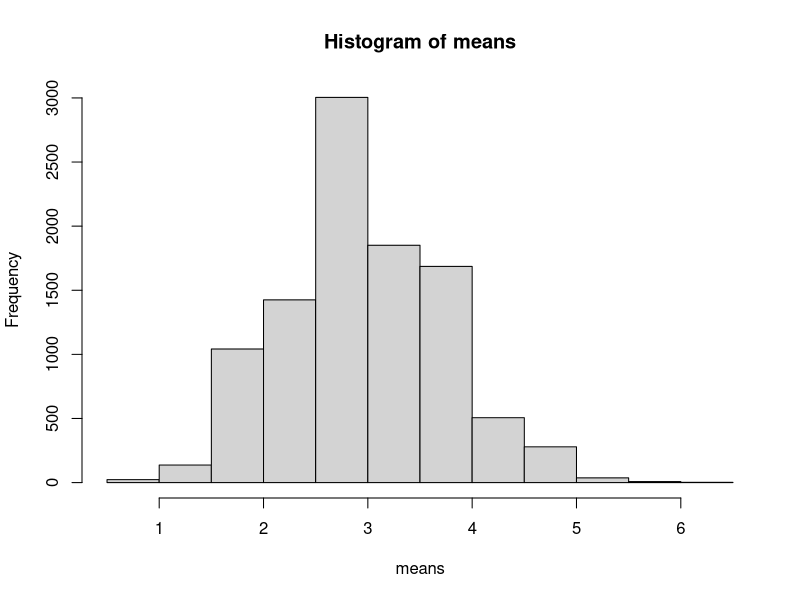
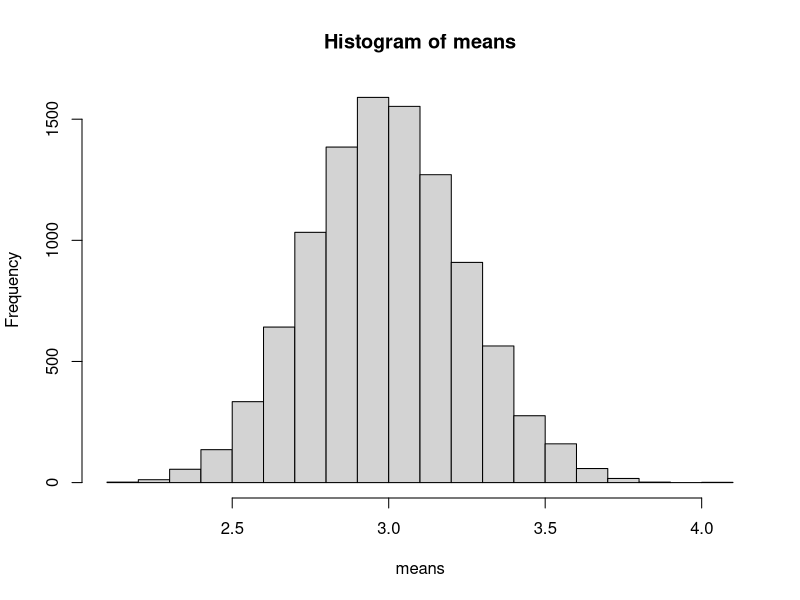
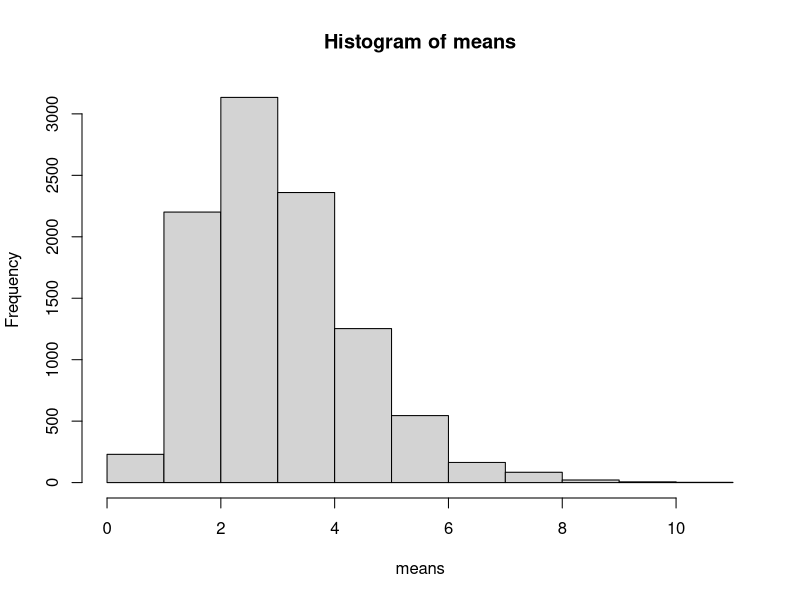
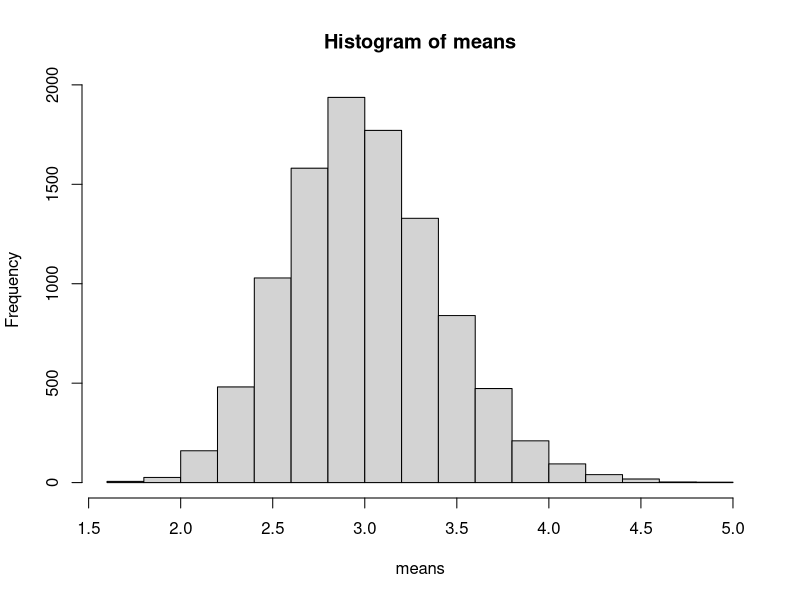
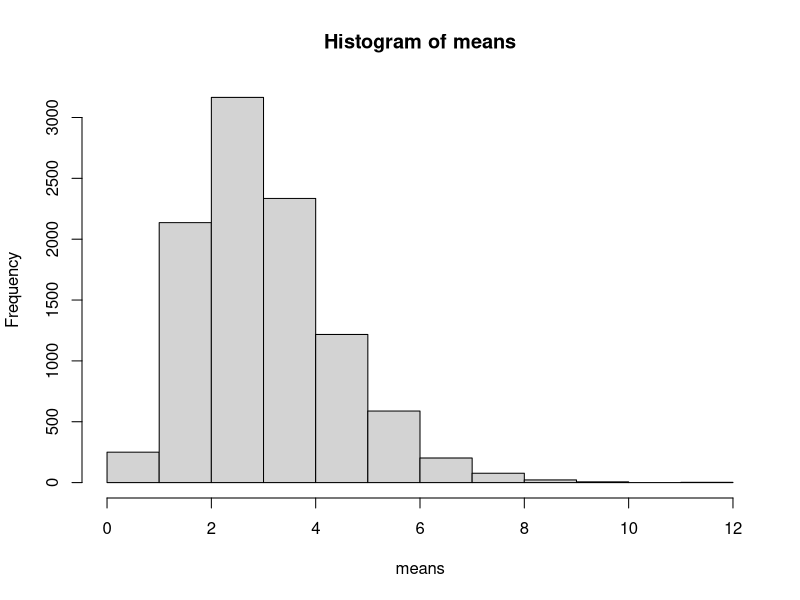
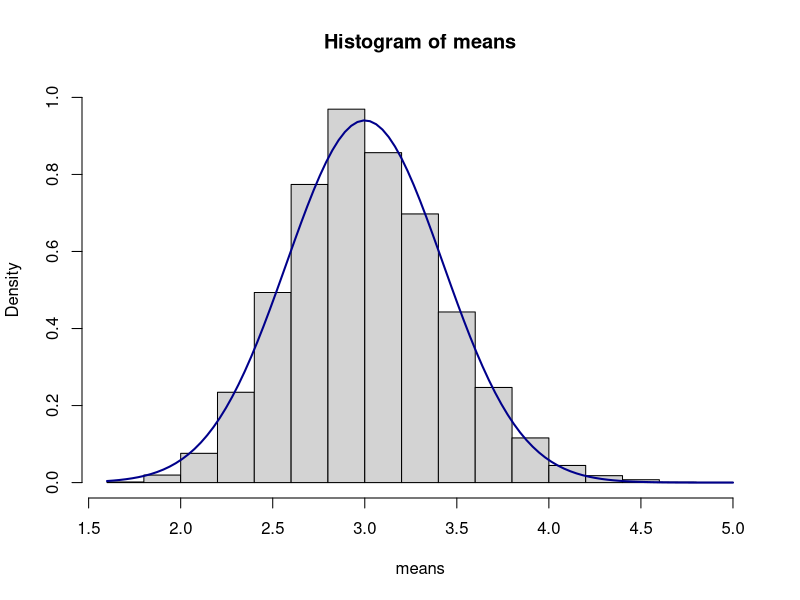
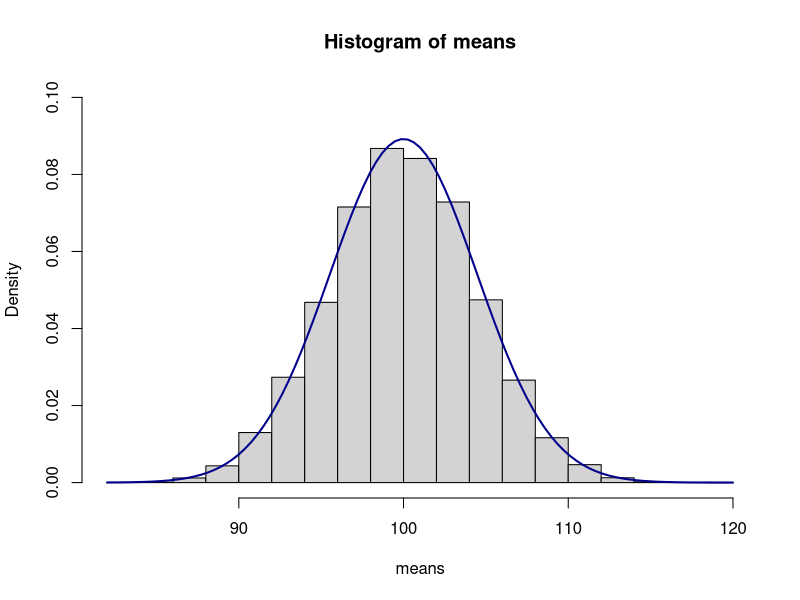
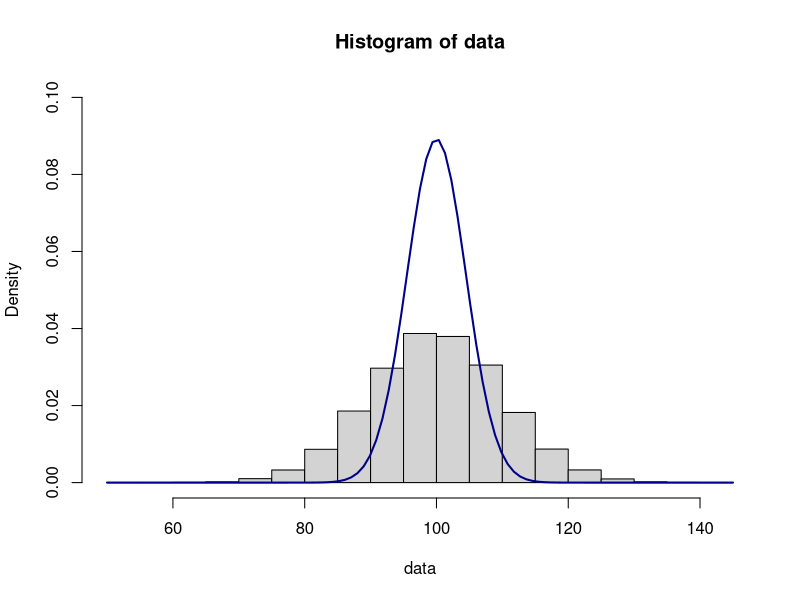

Recreate these plots in R, in order.
## ---- chunk 1
knitr::opts_chunk$set(echo = TRUE)
## ---- chunk 2
# Poisson n = 5
data <- replicate(10000,rpois(5,3))
means <- colMeans(data)
hist(means)
mean(means)
sd(means)
length(which(means > 3.6))

# Poisson n = 50
data <- replicate(10000,rpois(50,3))
means <- colMeans(data)
hist(means)
mean(means)
sd(means)
length(which(means > 3.6))

# exponential n = 5
data <- replicate(10000,rexp(5,.333))
means <- colMeans(data)
hist(means)
mean(means)
sd(means)
length(which(means > 3.6))

# exponential n = 50
data <- replicate(10000,rexp(50,.333))
means <- colMeans(data)
hist(means)
mean(means)
sd(means)
length(which(means > 3.6))
## ---- chunk 3
# sample mean - exponential n = 5
data <- replicate(10000,rexp(5,.333))
means <- colMeans(data)
hist(means)
mean(means)
sd(means)
quantile(means,c(0.025,0.975))

# sample mean - exponential n = 50
data <- replicate(10000,rexp(50,.333))
means <- colMeans(data)
hist(means, freq = FALSE, ylim=c(0,1.0))
curve(dnorm(x,mean=3, sd = 3/sqrt(50)), col="darkblue", lwd=2, add=TRUE, yaxt="n")
mean(means)
sd(means)
quantile(means,c(0.025,0.975))

# sample mean - normal n = 5 mean = 100 sd = 10
data <- replicate(10000,rnorm(5, 100, 10))
means <- colMeans(data)
hist(means, freq = FALSE, ylim=c(0,.1))
curve(dnorm(x,mean=100, sd = 10/sqrt(5)), col="darkblue", lwd=2, add=TRUE, yaxt="n")
mean(means)
sd(means)
quantile(means,c(0.025,0.975))
count <- length(which(means > 100+1.96*10/sqrt(5)))
prob <- count/10000
prob

# sample mean curve on original data
hist(data, freq = FALSE, ylim=c(0,.1))
quantile(data,c(0.025,0.975))
curve(dnorm(x,mean=100, sd = 10/sqrt(5)), col="darkblue", lwd=2, add=TRUE, yaxt="n")


# sample variance - normal n = 5 mean = 100 sd = 10
data <- replicate(10000,rnorm(5,100,10))
vars <- apply(data,2,var)
chi <- vars*(5-1)/100
hist(chi, freq = FALSE, ylim=c(0,.20))
curve(dchisq(x,4),0,25,add=T, col = "red")
mean(chi)
sd(chi)
quantile(chi,c(0.025,0.975))

# sample variance - exponential with mean 3
data <- replicate(10000,rexp(5,1/3))
vars <- apply(data,2,var)
chi <- vars*(5-1)/9
hist(chi, freq = FALSE, ylim=c(0,.20))
curve(dchisq(x,4),0,25,add=T, col = "red")
mean(chi)
sd(chi)
quantile(chi,c(0.025,0.975))

# sample variance - poisson mean 3
data <- replicate(10000,rpois(5,3))
vars <- apply(data,2,var)
chi <- vars*(5-1)/3
hist(chi, freq = FALSE, ylim=c(0,.20))
curve(dchisq(x,4),0,25,add=T, col = "red")
mean(chi)
sd(chi)
quantile(chi,c(0.025,0.975))
## ---- chunk 4
# sample mean - exponential n = 50
data <- replicate(10000,rexp(50,.333))
means <- colMeans(data)
hist(means, freq = FALSE, ylim=c(0,1.0))
curve(dnorm(x,mean=3, sd = 3/sqrt(50)), col="darkblue", lwd=2, add=TRUE, yaxt="n")
mean(means)
sd(means)
quantile(means,c(0.025,0.975))

# sample mean curve on original exponential data
hist(data, freq = FALSE, ylim=c(0,1.0))
quantile(data,c(0.025,0.975))
curve(dnorm(x,mean=3, sd = 3/sqrt(50)), col="darkblue", lwd=2, add=TRUE, yaxt="n")

# sample mean - Poisson n = 50
data <- replicate(10000,rpois(50,3))
means <- colMeans(data)
hist(means, freq = FALSE, ylim=c(0,2.0))
curve(dnorm(x,mean=3, sd = sqrt(3)/sqrt(50)), col="darkblue", lwd=2, add=TRUE, yaxt="n")
mean(means)
sd(means)
length(which(means > 3.6))

# sample mean curve on original poisson data
hist(data, freq = FALSE, ylim=c(0,2.0))
quantile(data,c(0.025,0.975))
curve(dnorm(x,mean=3, sd = sqrt(3)/sqrt(50)), col="darkblue", lwd=2, add=TRUE, yaxt="n")

# sample variance - exponential n = 50
data <- replicate(10000,rexp(50,1/3))
vars <- apply(data,2,var)
hist(vars)
mean(vars)
sd(vars)
quantile(vars,c(0.025,0.975))

# biased sample variance - exponential n = 50
data <- replicate(10000,rexp(50,1/3))
vars <- apply(data,2,var)
bvars <- vars*49/50
hist(bvars)
mean(bvars)
sd(vars)
quantile(bvars,c(0.025,0.975))


# sample variance - normal n = 50 mean = 100 sd = 10
data <- replicate(10000,rnorm(50,100,10))
vars <- apply(data,2,var)
hist(vars)
mean(vars)
sd(vars)
quantile(vars,c(0.025,0.975))

# biased sample variance - normal n = 50 mean = 100 sd = 10
data <- replicate(10000,rnorm(50,100,10))
vars <- apply(data,2,var)
bvars <- vars*49/50
hist(bvars)
mean(bvars)
sd(bvars)
quantile(bvars,c(0.025,0.975))
## ---- chunk 5
# binomial n = 985 and p = 0.6
data <- replicate(10000,rbinom(985,1,.6))
means <- colMeans(data)
hist(means, freq = FALSE, ylim=c(0,30.0))
curve(dnorm(x,mean=.6, sd = sqrt(.24)/sqrt(985)), col="darkblue", lwd=2, add=TRUE, yaxt="n")
mean(means)
sd(means)
quantile(means,c(0.025,0.975))

# binomial n = 985 and p = 0.5
data <- replicate(10000,rbinom(985,1,.5))
means <- colMeans(data)
hist(means, freq = FALSE, ylim=c(0,30.0))
curve(dnorm(x,mean=.5, sd = sqrt(.25)/sqrt(985)), col="darkblue", lwd=2, add=TRUE, yaxt="n")
mean(means)
sd(means)
quantile(means,c(0.025,0.975))

# binomial n = 985 and p = 0.1
data <- replicate(10000,rbinom(985,1,.1))
means <- colMeans(data)
hist(means, freq = FALSE, ylim=c(0,50.0))
curve(dnorm(x,mean=.1, sd = sqrt(.09)/sqrt(985)), col="darkblue", lwd=2, add=TRUE, yaxt="n")
mean(means)
sd(means)
quantile(means,c(0.025,0.975))
## ---- chunk 6
##  Begin Z-interval for mean

# sample - poisson n = 50 mean = 3
n <- 50 # sample size
b <- 10000 # number of simulations
data <- matrix(replicate(b,rpois(50,3)), ncol = n)
# data is now a matrix with 50 columns and 10,000 rows


## here we are going to write our own z interval function for the mean
zint <- function(x,alpha=.05) {
   n<-length(x)
   z <- qnorm(1-(alpha/2))
   xbar <- mean(x)
   s <- sd(x)
   xbar + c(-1,1)*z*s/sqrt(n)
  # this will return a z interval with chosen alpha
}

ints <- apply(data, 1, zint)
# this is a strange shaped matrix so i take the transpose of it
ints <- t(ints)
head(ints) # each row contains the lower and upper bound on your intervals
 
# counting CIs that contain 3
correct <- ints[,1] < 3 & ints[,2] > 3  
summary(correct)

# interesting visualization for 100 of your confidence intervals
s <- sample(1:10000, 100) # randomly selects 100 numbers from 1 to 10000
conf.int <- ints[s, ] # simple random sample; takes subset of ints
test <- conf.int[,1] < 3 & conf.int[,2] > 3
plot(range(conf.int), c(0, 1 + 100), type = "n", 
     xlab = "mean tail length", ylab = "sample run")
for (i in 1:100) {
  lines(conf.int[i,], rep(i, 2), lwd = 2, 
                       col = ifelse(test[i], "black", "red"))
}
abline(v = 3, lwd = 2, lty = 2) # population mean

t(apply(head(data),1,zint, alpha = .05))

##  End Z-interval

## Begin Z-interval for p

# sample - binomial n = 500 and p = 0.5
n <- 500 # sample size
b <- 10000 # number of simulations
data <- matrix(replicate(b,rbinom(500,1,.5)), ncol = n)
# data is now a matrix with 500 columns and 10,000 rows

## here we are going to write our own z interval function for the proportion
zintp <- function(x,alpha=.05) {
   n<-length(x)
   z <- qnorm(1-(alpha/2))
   phat <- mean(x)
   phat + c(-1,1)*z*sqrt(phat*(1-phat)/n)
  # this will return a z interval with chosen alpha
}

ints <- apply(data, 1, zintp)
# this is a strange shaped matrix so i take the transpose of it
ints <- t(ints)
head(ints) # each row contains the lower and upper bound on your intervals
 
# counting CIs that contain .5
correct <- ints[,1] < .5 & ints[,2] > .5  
summary(correct)

# interesting visualization for 100 of your confidence intervals
s <- sample(1:10000, 100) # randomly selects 100 numbers from 1 to 10000
conf.int <- ints[s, ] # simple random sample; takes subset of ints
test <- conf.int[,1] < .5 & conf.int[,2] > .5
plot(range(conf.int), c(0, 1 + 100), type = "n", 
     xlab = "mean tail length", ylab = "sample run")
for (i in 1:100) {
  lines(conf.int[i,], rep(i, 2), lwd = 2, 
                       col = ifelse(test[i], "black", "red"))
}
abline(v = .5, lwd = 2, lty = 2) # population proportion

t(apply(head(data),1,zint, alpha = .05))

## End Z-interval for p
## ---- chunk 7
##  Begin Z-interval for mean

# sample - normal dist. mean = 100, sd = 10, n=5
n <- 5 # sample size
b <- 10000 # number of simulations
data <- matrix(replicate(b,rnorm(n,100,10)), ncol = n)
# data is now a matrix with 5 columns and 10,000 rows

## here we are going to write our own z interval function for the mean
zint <- function(x,alpha=.05) {
   n<-length(x)
   z <- qnorm(1-(alpha/2))
   xbar <- mean(x)
   s <- sd(x)
   xbar + c(-1,1)*z*s/sqrt(n)
  # this will return a z interval with chosen alpha
}

ints <- apply(data, 1, zint)
# this is a strange shaped matrix so i take the transpose of it
ints <- t(ints)
head(ints) # each row contains the lower and upper bound on your intervals
 
# counting CIs that contain 100
correct <- ints[,1] < 100 & ints[,2] > 100  
summary(correct)

# interesting visualization for 100 of your confidence intervals
s <- sample(1:10000, 100) # randomly selects 100 numbers from 1 to 10000
conf.int <- ints[s, ] # simple random sample; takes subset of ints
test <- conf.int[,1] < 100 & conf.int[,2] > 100
plot(range(conf.int), c(0, 1 + 100), type = "n", 
     xlab = "mean tail length", ylab = "sample run")
for (i in 1:100) {
  lines(conf.int[i,], rep(i, 2), lwd = 2, 
                       col = ifelse(test[i], "black", "red"))
}
abline(v = 3, lwd = 2, lty = 2) # population mean
##  End Z-interval


##  Begin T-interval for mean
# sample - normal dist. mean = 100, sd = 10, n=5
n <- 5 # sample size
b <- 10000 # number of simulations
data <- matrix(replicate(b,rnorm(n,100,10)), ncol = n)
# data is now a matrix with 5 columns and 10,000 rows

## here we are going to write our own function
tint <- function(x) {
  t.test(x, conf.level = 0.95)$conf.int 
  # this will return a confidence interval with alpha = .05
}

ints <- apply(data, 1, tint)
# this is a strange shaped matrix so i take the transpose of it
ints <- t(ints)
head(ints) # each row contains the lower and upper bound on your intervals
 
# counting CIs that contain 100
correct <- ints[,1] < 100 & ints[,2] > 100  
summary(correct)

# interesting visualization for 100 of your confidence intervals
s <- sample(1:10000, 100) # randomly selects 100 numbers from 1 to 10000
conf.int <- ints[s, ] # simple random sample; takes subset of ints
test <- conf.int[,1] < 100 & conf.int[,2] > 100
plot(range(conf.int), c(0, 1 + 100), type = "n", 
     xlab = "mean tail length", ylab = "sample run")
for (i in 1:100) {
  lines(conf.int[i,], rep(i, 2), lwd = 2, 
                       col = ifelse(test[i], "black", "red"))
}
abline(v = 3, lwd = 2, lty = 2) # population mean

##  End T-interval
## ---- chunk 8
##  Begin Normal Distribution

# sample variance - normal n = 30 mean = 100 sd = 10
n <- 30 # sample size
b <- 10000 # number of simulations
data <- matrix(replicate(b,rnorm(30,100,10)), ncol = n)
# data is now a matrix with 30 columns and 10,000 rows
vars <- apply(data,1,var) # changing it to rows instead of cols
hist(vars, col = "green") # add some color to plots ;)
mean(vars)
sd(vars)
quantile(vars,c(0.025,0.975))

## here we are going to write our own chisq interval function
chisqint <- function(x,alpha=.05) {
   n<-length(x)
   chiU <- qchisq(1-(alpha/2),n-1)
   chiL <- qchisq(alpha/2,n-1)
   s <- sd(x)
   (n-1)*s^2/c(chiU,chiL) 
  # this will return a chi square interval with chosen alpha
}

t(apply(head(data),1,chisqint, alpha = .05))

ints <- apply(data, 1, chisqint)
# this is a strange shaped matrix so i take the transpose of it
ints <- t(ints)
head(ints) # each row contains the lower and upper bound on your intervals
 
# interesting visualization for 100 of your confidence intervals
s <- sample(1:10000, 100) # randomly selects 100 numbers from 1 to 10000
conf.int <- ints[s, ] # simple random sample; takes subset of ints
test <- conf.int[,1] < 100 & conf.int[,2] > 100
plot(range(conf.int), c(0, 1 + 100), type = "n", 
     xlab = "mean tail length", ylab = "sample run")
for (i in 1:100) {
  lines(conf.int[i,], rep(i, 2), lwd = 2, 
                       col = ifelse(test[i], "black", "red"))
}
abline(v = 100, lwd = 2, lty = 2) # population mean

# counting CIs that contain 100
correct <- ints[,1] < 100 & ints[,2] > 100  
summary(correct)
##  End Normal distribution


##  Begin Gamma Distribution

# sample variance - gamma alpha = 4 and beta = 5
n <- 30 # sample size
b <- 10000 # number of simulations
data <- matrix(replicate(b,rgamma(30,4, .2)), ncol = n)
# data is now a matrix with 30 columns and 10,000 rows
vars <- apply(data,1,var) # changing it to rows instead of cols
hist(vars, col = "green") # add some color to plots ;)
mean(vars)
sd(vars)
quantile(vars,c(0.025,0.975))

## here we are going to write our own chisq interval function
chisqint <- function(x,alpha=.05) {
   n<-length(x)
   chiU <- qchisq(1-(alpha/2),n-1)
   chiL <- qchisq(alpha/2,n-1)
   s <- sd(x)
   (n-1)*s^2/c(chiU,chiL) 
  # this will return a chi square interval with chosen alpha
}

t(apply(head(data),1,chisqint, alpha = .05))

ints <- apply(data, 1, chisqint)
# this is a strange shaped matrix so i take the transpose of it
ints <- t(ints)
head(ints) # each row contains the lower and upper bound on your intervals
 
# interesting visualization for 100 of your confidence intervals
s <- sample(1:10000, 100) # randomly selects 100 numbers from 1 to 10000
conf.int <- ints[s, ] # simple random sample; takes subset of ints
test <- conf.int[,1] < 100 & conf.int[,2] > 100
plot(range(conf.int), c(0, 1 + 100), type = "n", 
     xlab = "mean tail length", ylab = "sample run")
for (i in 1:100) {
  lines(conf.int[i,], rep(i, 2), lwd = 2, 
                       col = ifelse(test[i], "black", "red"))
}
abline(v = 100, lwd = 2, lty = 2) # population mean

# counting CIs that contain 100
correct <- ints[,1] < 100 & ints[,2] > 100  
summary(correct)
 
##  End Gamma distribution

##  Begin Poisson Distribution

# sample variance - poisson lambda = 100
n <- 30 # sample size
b <- 10000 # number of simulations
data <- matrix(replicate(b,rpois(30,100)), ncol = n)
# data is now a matrix with 30 columns and 10,000 rows
vars <- apply(data,1,var) # changing it to rows instead of cols
hist(vars, col = "green") # add some color to plots ;)
mean(vars)
sd(vars)
quantile(vars,c(0.025,0.975))

## here we are going to write our own chisq interval function
chisqint <- function(x,alpha=.05) {
   n<-length(x)
   chiU <- qchisq(1-(alpha/2),n-1)
   chiL <- qchisq(alpha/2,n-1)
   s <- sd(x)
   (n-1)*s^2/c(chiU,chiL) 
  # this will return a chi square interval with chosen alpha
}

t(apply(head(data),1,chisqint, alpha = .05))

ints <- apply(data, 1, chisqint)
# this is a strange shaped matrix so i take the transpose of it
ints <- t(ints)
head(ints) # each row contains the lower and upper bound on your intervals
 
# interesting visualization for 100 of your confidence intervals
s <- sample(1:10000, 100) # randomly selects 100 numbers from 1 to 10000
conf.int <- ints[s, ] # simple random sample; takes subset of ints
test <- conf.int[,1] < 100 & conf.int[,2] > 100
plot(range(conf.int), c(0, 1 + 100), type = "n", 
     xlab = "mean tail length", ylab = "sample run")
for (i in 1:100) {
  lines(conf.int[i,], rep(i, 2), lwd = 2, 
                       col = ifelse(test[i], "black", "red"))
}
abline(v = 100, lwd = 2, lty = 2) # population mean

# counting CIs that contain 100
correct <- ints[,1] < 100 & ints[,2] > 100  
summary(correct)
 
##  End Poisson distribution
